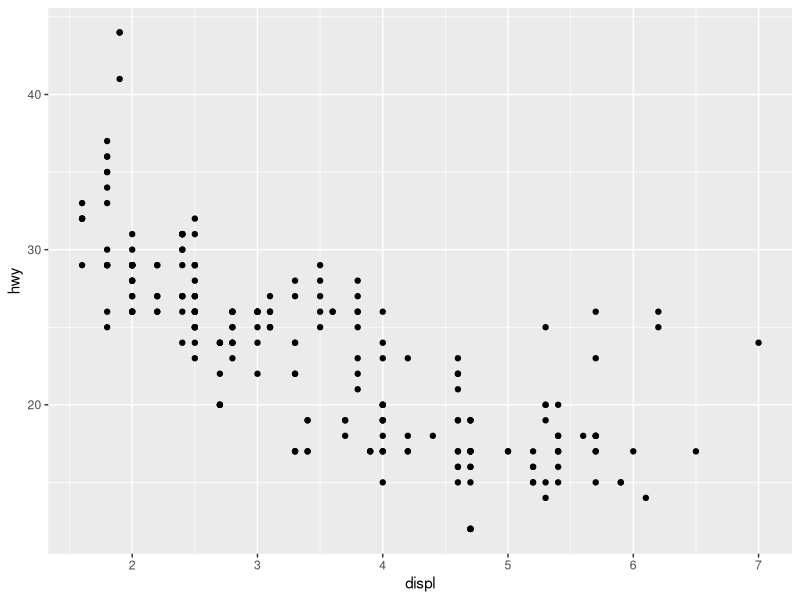
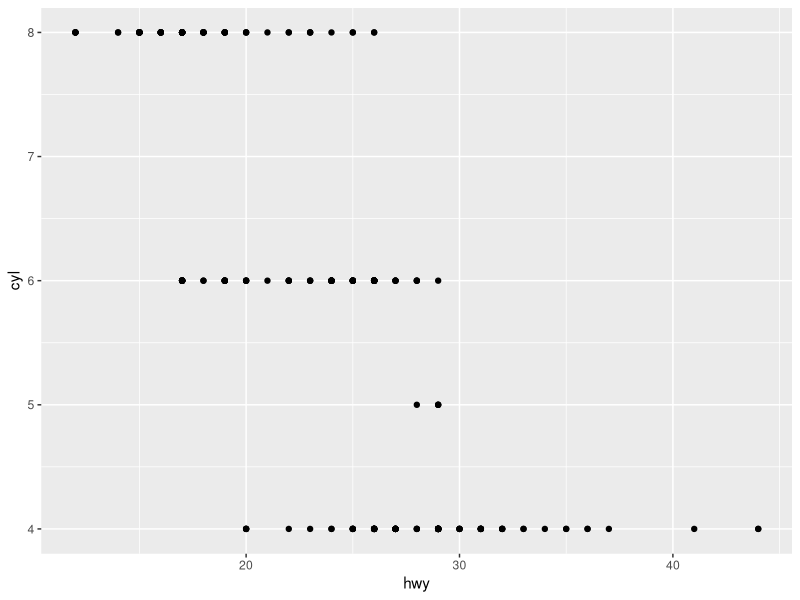
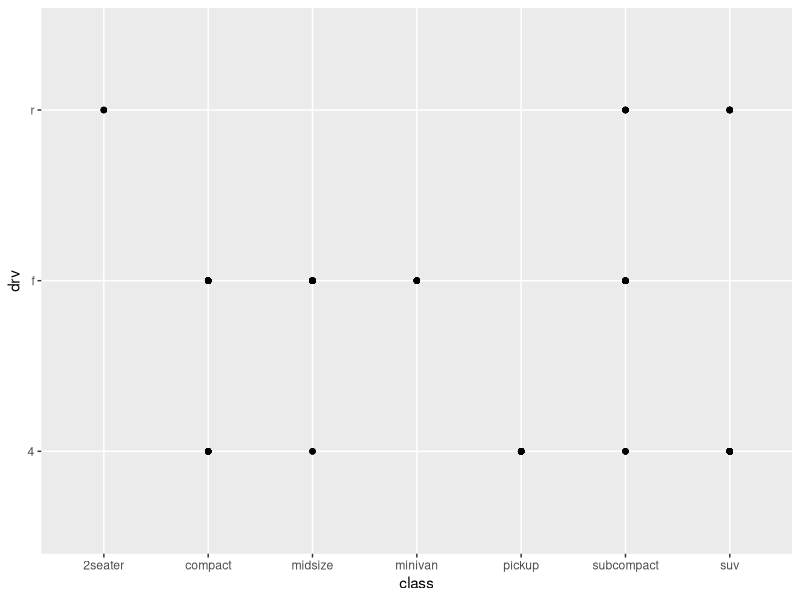
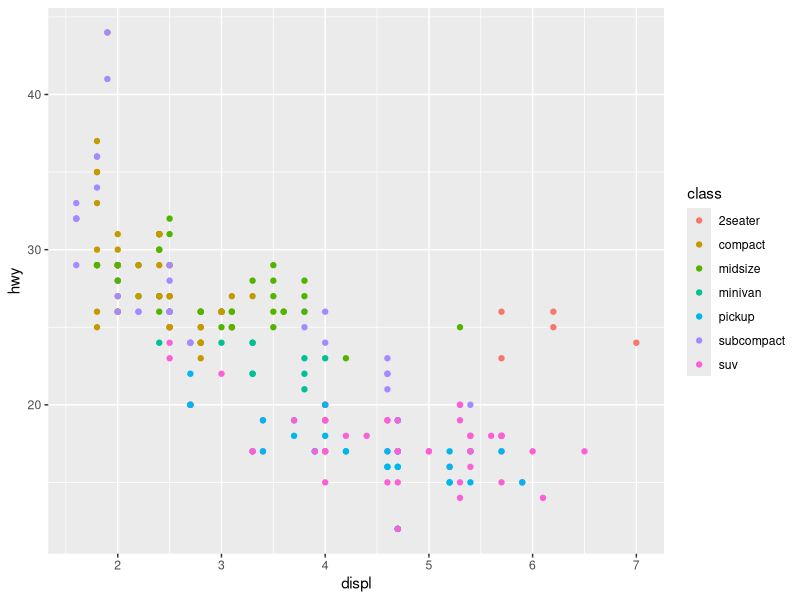
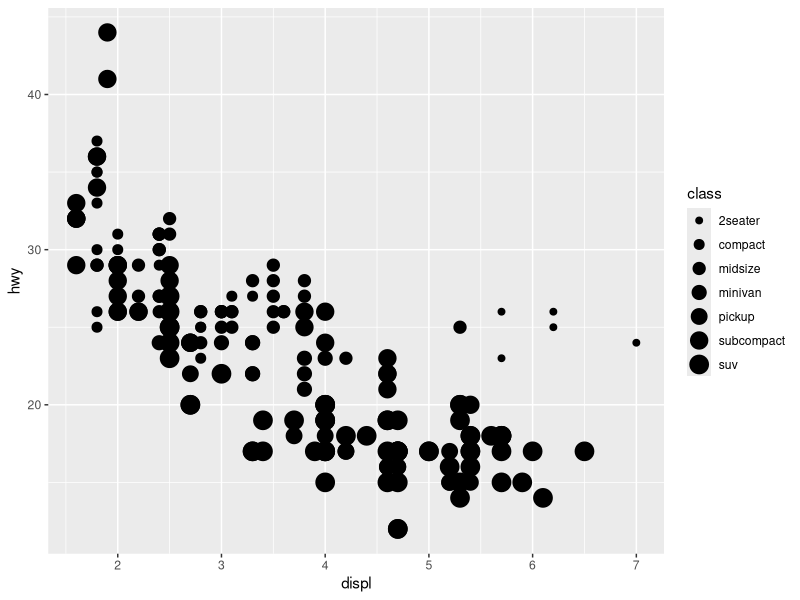
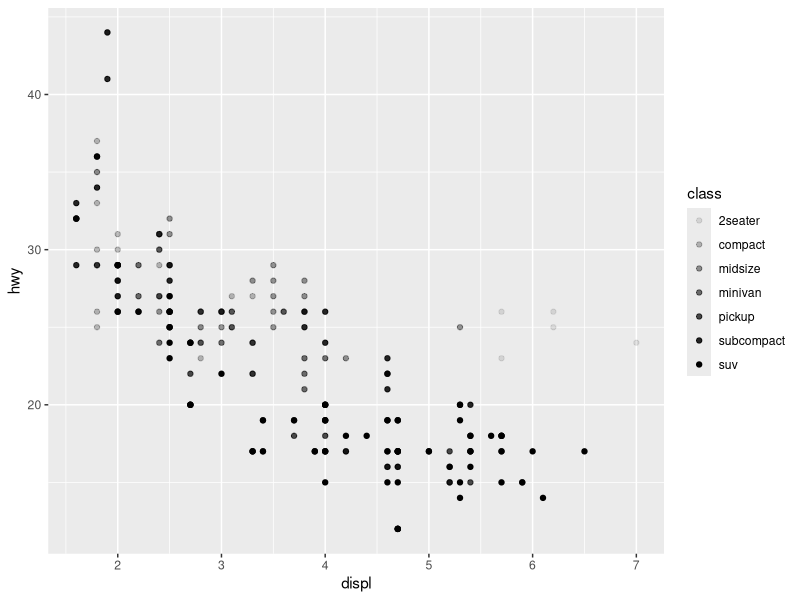
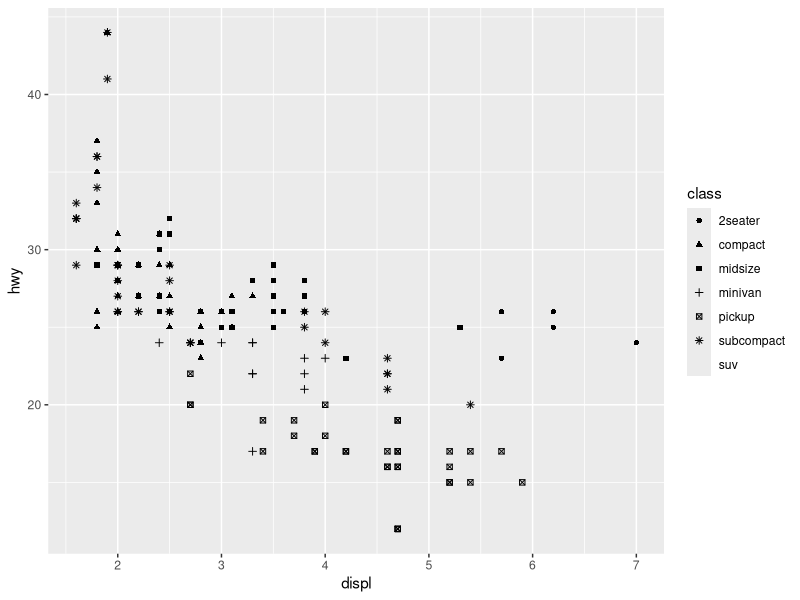
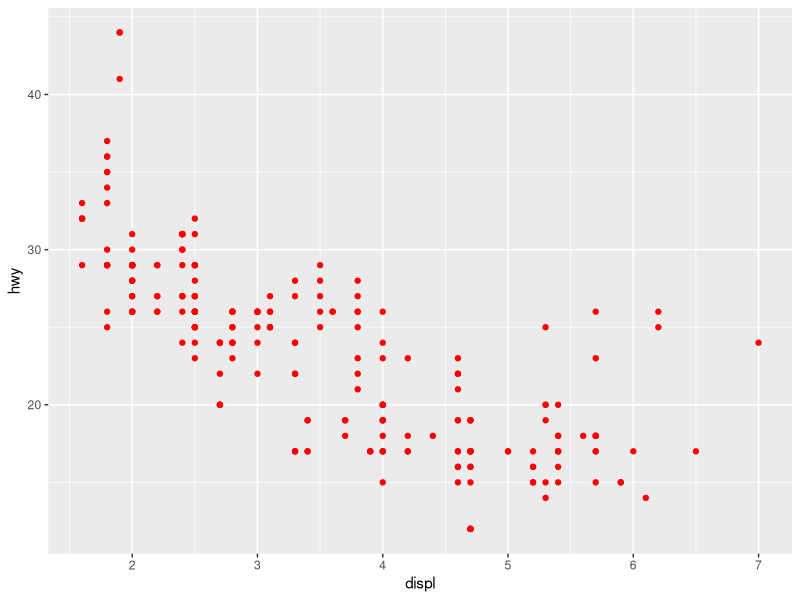

Generate these figures, in order, with R:
library(tidyverse)
mpg
ggplot(data = mpg) +
  geom_point(mapping = aes(x = displ, y = hwy))
ncol(mpg)
nrow(mpg)
?mpg
ggplot(data = mpg) +
  geom_point(mapping = aes(x = hwy, y = cyl))
ggplot(data = mpg) +
  geom_point(mapping = aes(x = class, y = drv))

ggplot(data = mpg) +
  geom_point(mapping = aes(x = displ, y = hwy, color = class))

ggplot(data = mpg) +
  geom_point(mapping = aes(x = displ, y = hwy, size = class))

ggplot(data = mpg) + 
  geom_point(mapping = aes(x = displ, y = hwy, alpha = class))

ggplot(data = mpg) + 
  geom_point(mapping = aes(x = displ, y = hwy, shape = class))

ggplot(data = mpg) +
  geom_point(mapping = aes(x = displ, y = hwy), color = "red")

ggplot(data = mpg) + 
  geom_point(mapping = aes(x = displ, y = hwy, color = displ))

str(mpg)

ggplot(data = mpg) + 
  geom_point(mapping = aes(x = displ, y = hwy, stroke = displ), shape =22)  

ggplot(data = mpg) + 
  geom_point(mapping = aes(x = displ, y = hwy, color = displ < 5))

#facets
ggplot(data = mpg) +
  geom_point(mapping = aes(x = displ, y = hwy)) +
  facet_wrap(~class, nrow = 3)

ggplot(data = mpg) +
  geom_point(mapping = aes(x = displ, y = hwy)) +
  facet_grid(drv ~ cyl)

ggplot(data = mpg) +
  geom_point(mapping = aes(x = displ, y = hwy)) +
  facet_grid(. ~ cyl)

ggplot(data = mpg) + 
  geom_point(mapping = aes(x = drv, y = cyl))

ggplot(data = mpg) + 
  geom_point(mapping = aes(x = displ, y = hwy)) +
  facet_grid(drv ~ .)

ggplot(data = mpg) + 
  geom_point(mapping = aes(x = displ, y = hwy)) +
  facet_grid(. ~ cyl)

#Geometric Objects
ggplot(data = mpg) + 
  geom_smooth(mapping = aes(x = displ, y = hwy))

ggplot(data = mpg) + 
  geom_smooth(mapping = aes(x = displ, y = hwy, linetype = drv))

ggplot(data = mpg) +
  geom_smooth(mapping = aes(x = displ, y = hwy, group = drv))

ggplot(data = mpg) + 
  geom_point(mapping = aes(x = displ, y = hwy)) +
  geom_smooth(mapping = aes(x = displ, y = hwy))

ggplot(data = mpg, mapping = aes(x = displ, y = hwy)) + 
  geom_point() + 
  geom_smooth()

ggplot(data = mpg, mapping = aes(x = displ, y = hwy)) + 
  geom_point(mapping = aes(color = class)) + 
  geom_smooth(color = "red")

ggplot(data = mpg, mapping = aes(x = displ, y = hwy)) + 
  geom_point(mapping = aes(color = class)) + 
  geom_smooth(data = filter(mpg, class == "subcompact"), se = FALSE)

ggplot(data = mpg, mapping = aes(x = displ, y = hwy, color = drv)) + 
  geom_point() + 
  geom_smooth(se = FALSE)

ggplot(data = mpg, mapping = aes(x = displ, y = hwy)) + 
  geom_point() + 
  geom_smooth(color = "blue", se = FALSE)

ggplot(data = mpg, mapping = aes(x = displ, y = hwy)) + 
  geom_point() + 
  geom_smooth(mapping = aes(group = drv), se = FALSE)

ggplot(data = mpg, mapping = aes(x = displ, y = hwy, color = drv)) + 
  geom_point() + 
  geom_smooth( se = FALSE)

ggplot(data = mpg, mapping = aes(x = displ, y = hwy)) + 
  geom_point(mapping = aes(color = drv)) + 
  geom_smooth( se = FALSE)

ggplot(data = mpg, mapping = aes(x = displ, y = hwy)) + 
  geom_point(mapping = aes(color = drv)) + 
  geom_smooth(mapping = aes(linetype = drv), se = FALSE)

ggplot(data = mpg, mapping = aes(x = displ, y = hwy)) + 
  geom_point(mapping = aes(color = drv), pch = 15)

